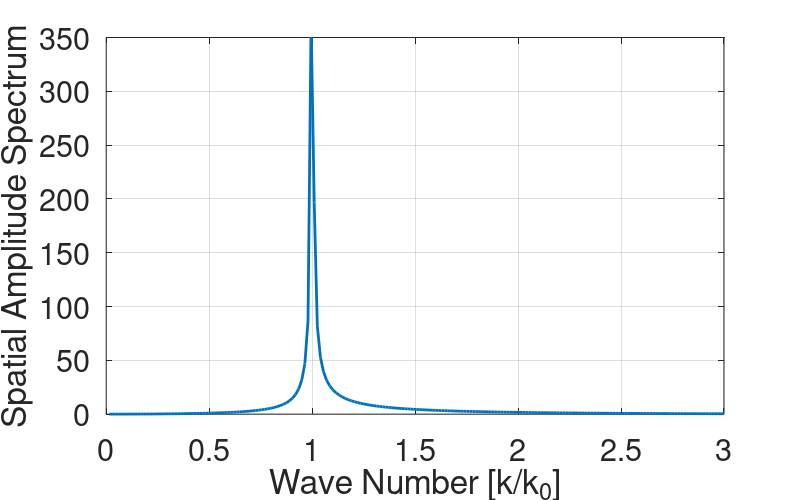

This figure's MATLAB source:
set(0,'DefaultAxesFontSize',22);
set(0,'DefaultTextFontSize',22);

k = linspace(0,3,200);
k0=1;
r0=1;

da = -2*pi*i./k.*(2*k0./(k.^2-k0^2)+1./k.*log(abs((k+k0)./(k-k0))))...
    .*(cos(k*r0)./(k*r0)-sin(k*r0)./(k*r0).^2);

figure(1)
set(gcf, 'PaperSize',[8 5])
set(gcf, 'PaperPosition', [0 0 8 5])
plot(k,abs(da),'LineWidth',2)
grid
set(gca,'ylim',[0 350])
xlabel('Wave Number [k/k_0]')
ylabel('Spatial Amplitude Spectrum')

%saveas(gcf,'./plots/SpatialSpectrum.eps')
